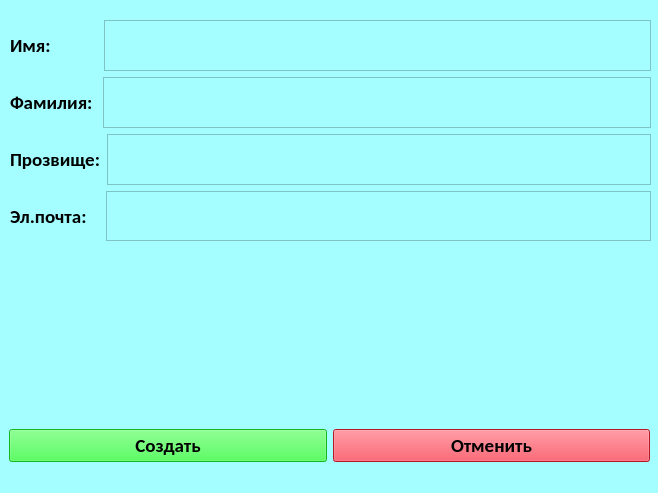
<?xml version="1.0" encoding="UTF-8"?>
<ui version="4.0">
 <class>Login</class>
 <widget class="QWidget" name="Login">
  <property name="geometry">
   <rect>
    <x>0</x>
    <y>0</y>
    <width>658</width>
    <height>493</height>
   </rect>
  </property>
  <property name="windowTitle">
   <string>Form</string>
  </property>
  <property name="styleSheet">
   <string notr="true">background-color: rgb(164, 254, 255);</string>
  </property>
  <widget class="QWidget" name="horizontalLayoutWidget">
   <property name="geometry">
    <rect>
     <x>9</x>
     <y>410</y>
     <width>641</width>
     <height>71</height>
    </rect>
   </property>
   <layout class="QHBoxLayout" name="horizontalLayout_1">
    <item>
     <widget class="QPushButton" name="Create">
      <property name="font">
       <font>
        <family>Calibri</family>
        <pointsize>14</pointsize>
        <weight>75</weight>
        <bold>true</bold>
       </font>
      </property>
      <property name="styleSheet">
       <string notr="true">background-color: rgb(29, 255, 44);</string>
      </property>
      <property name="text">
       <string>Создать</string>
      </property>
     </widget>
    </item>
    <item>
     <widget class="QPushButton" name="Cancel">
      <property name="font">
       <font>
        <family>Calibri</family>
        <pointsize>14</pointsize>
        <weight>75</weight>
        <bold>true</bold>
       </font>
      </property>
      <property name="styleSheet">
       <string notr="true">background-color: rgb(255, 33, 55);</string>
      </property>
      <property name="text">
       <string>Отменить</string>
      </property>
     </widget>
    </item>
   </layout>
  </widget>
  <widget class="QWidget" name="gridLayoutWidget">
   <property name="geometry">
    <rect>
     <x>10</x>
     <y>20</y>
     <width>641</width>
     <height>221</height>
    </rect>
   </property>
   <layout class="QGridLayout" name="gridLayout_1">
    <item row="3" column="0">
     <layout class="QHBoxLayout" name="horizontalLayout_email">
      <item>
       <widget class="QLabel" name="email">
        <property name="font">
         <font>
          <family>Calibri</family>
          <pointsize>14</pointsize>
          <weight>75</weight>
          <bold>true</bold>
         </font>
        </property>
        <property name="text">
         <string>Эл.почта:   </string>
        </property>
       </widget>
      </item>
      <item>
       <widget class="QTextBrowser" name="textBrowser_email"/>
      </item>
     </layout>
    </item>
    <item row="0" column="0">
     <layout class="QHBoxLayout" name="horizontalLayout_name">
      <item>
       <widget class="QLabel" name="Name">
        <property name="font">
         <font>
          <family>Calibri</family>
          <pointsize>14</pointsize>
          <weight>75</weight>
          <bold>true</bold>
         </font>
        </property>
        <property name="text">
         <string>Имя:           </string>
        </property>
       </widget>
      </item>
      <item>
       <widget class="QTextBrowser" name="textBrowser_name">
        <property name="font">
         <font>
          <family>Calibri</family>
          <pointsize>14</pointsize>
         </font>
        </property>
       </widget>
      </item>
     </layout>
    </item>
    <item row="2" column="0">
     <layout class="QHBoxLayout" name="horizontalLayout_nickname">
      <item>
       <widget class="QLabel" name="Nickname">
        <property name="font">
         <font>
          <family>Calibri</family>
          <pointsize>14</pointsize>
          <weight>75</weight>
          <bold>true</bold>
         </font>
        </property>
        <property name="text">
         <string>Прозвище:</string>
        </property>
       </widget>
      </item>
      <item>
       <widget class="QTextBrowser" name="textBrowser_nickname"/>
      </item>
     </layout>
    </item>
    <item row="1" column="0">
     <layout class="QHBoxLayout" name="horizontalLayout_surname">
      <item>
       <widget class="QLabel" name="surname">
        <property name="font">
         <font>
          <family>Calibri</family>
          <pointsize>14</pointsize>
          <weight>75</weight>
          <bold>true</bold>
         </font>
        </property>
        <property name="text">
         <string>Фамилия: </string>
        </property>
       </widget>
      </item>
      <item>
       <widget class="QTextBrowser" name="textBrowser_surname"/>
      </item>
     </layout>
    </item>
   </layout>
  </widget>
 </widget>
 <resources/>
 <connections/>
</ui>
